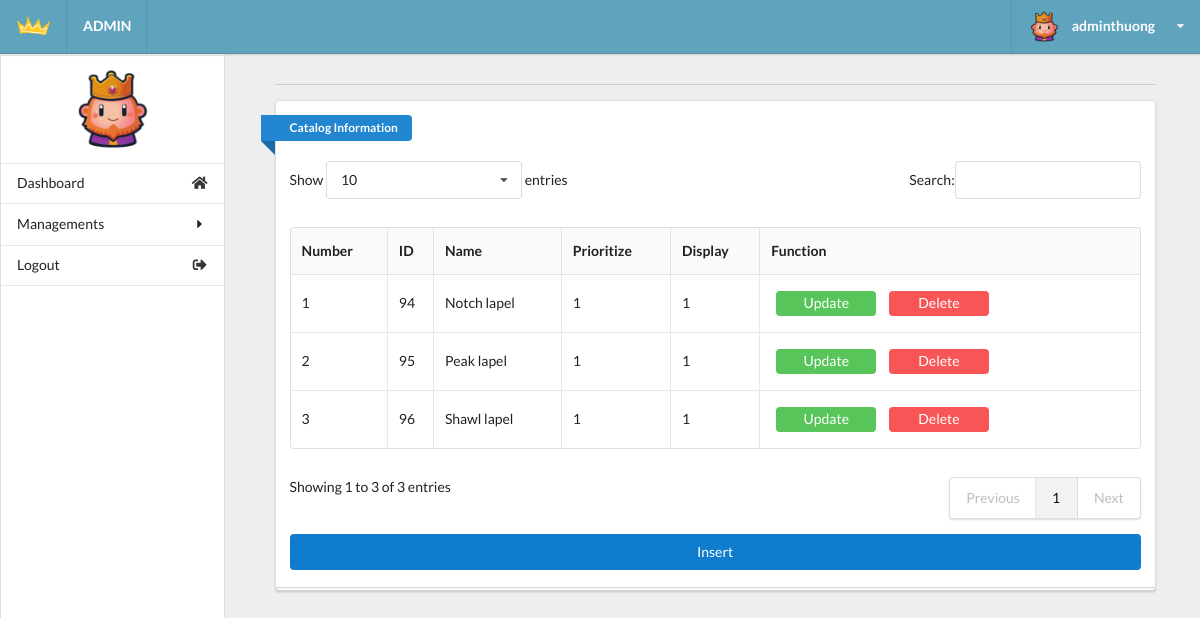
Screenshot of /admin/admin.php?act=catalog (signed in) with the database file from the repository.
### tables this page shows
CREATE TABLE `tbl_catalog` (
  `id_catalog_k` int(4) NOT NULL,
  `catalog_name` varchar(50) NOT NULL,
  `prioritize` int(4) NOT NULL DEFAULT 0,
  `display_ctl` tinyint(1) NOT NULL DEFAULT 1
);

### model/catalogdb.php (called while the page is built, shortened)
<?php
function getall_catalog(){
  $conn=connectdb();
  $stmt = $conn->prepare("SELECT * FROM tbl_catalog");
  $stmt->execute();
  $kq=$stmt->fetchAll();
  return $kq;
}
?>

### admin/catalog.php (the view, shortened to what this page needs)
<div class="right floated thirteen wide computer sixteen wide phone column" id="content">
  <div class="ui container grid">
    <div class="row">
      <div class="fifteen wide computer sixteen wide phone centered column center-table">
        <div class="ui divider"></div>
        <div class="ui grid">
          <div class="sixteen wide computer sixteen wide phone centered column">
            <div class="ui stacked segment">
              <div class="ui blue ribbon icon label">Catalog Information</div>
              <br><br>
              <table id="example" class="ui celled table responsive nowrap unstackable" style="width:100%">
                <thead>
                  <tr>
                    <th>Number</th>
                    <th>ID</th>
                    <th>Name</th>
                    <th>Prioritize</th>
                    <th>Display</th>
                    <th>Function
                    </th>
                  </tr>
                </thead>
                <?php
                if(isset($kq)&&(count($kq)>0)){
                  $i=1;
                  foreach ($kq as $catalog) {
                    echo '
                      <tr>
                         <td>'.$i.'</td>
                        <td>'.$catalog['id_catalog_k'].'</td>
                         <td>'.$catalog['catalog_name'].'</td>
                         <td>'.$catalog['prioritize'].'</td>
                         <td>'.$catalog['display_ctl'].'</td>
                         <td>
                         <div class="frame1">
                         <button class="button-update"><a class="change-a" href="admin.php?act=updateform_catalog&id='.$catalog['id_catalog_k'].'">Update</a></button>
                         <button class="button-delete"><a class="change-a" href="admin.php?act=del_catalog&id='.$catalog['id_catalog_k'].'">Delete</a></button>
                         </div>
                          </td>
                      </tr>
                        ';
                      $i++;
                  }
                }
                ?>
              </table>
              <div>
              <button class="button-insert" ><a class="change-a" href="admin.php?act=insert_catalog&id='1'">Insert</a></button>
              </div>
            </div>
          </div>
        </div>
      </div>
    </div>
  </div>
</div>
</div>
</body>
</html>

### admin/css/main.css (style rules this page uses)
html, body { background-color: #eeeeee; height: 100%; width: 100%; margin: 0; padding: 0; }
#content { top: 1em; }
.button-update { background-color: #58c55b; border: none; color: white; padding: 4px 20px; width: 100px; height: 25px; text-align: center; text-decoration: none; display: inline-block; border-radius: 4px; margin: 5px; }
.button-delete { background-color: #f85656; border: none; color: white; padding: 4px 20px; width: 100px; height: 25px; text-align: center; text-decoration: none; display: inline-block; border-radius: 4px; margin: 5px; }
.button-insert { background-color: #107cce; border: none; color: white; width: 100%; margin-top: 15px; padding: 10px 40px; text-align: center; text-decoration: none; display: inline-block; border-radius: 4px; }
.change-a { color: white; width: 100%; }

### rows the page displays
tbl_catalog: id_catalog_k "94", catalog_name "Notch lapel", prioritize "1", display_ctl "1"
tbl_catalog: id_catalog_k "95", catalog_name "Peak lapel", prioritize "1", display_ctl "1"
tbl_catalog: id_catalog_k "96", catalog_name "Shawl lapel", prioritize "1", display_ctl "1"

### other values shown
$_SESSION['name'] "adminthuong"
